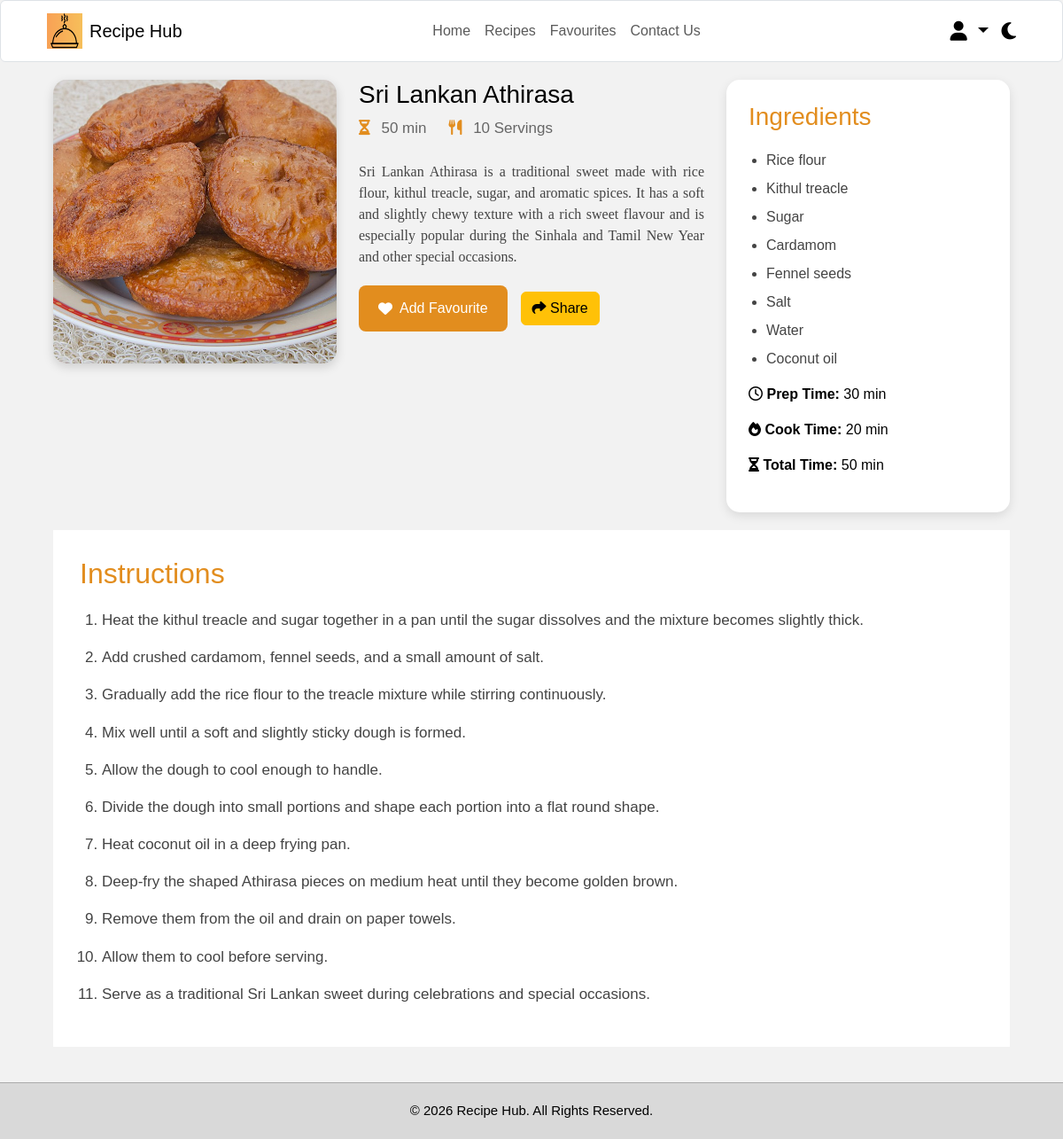
Page /recipe-details.php?recipe=athirasa (signed in) on the earlier database version.
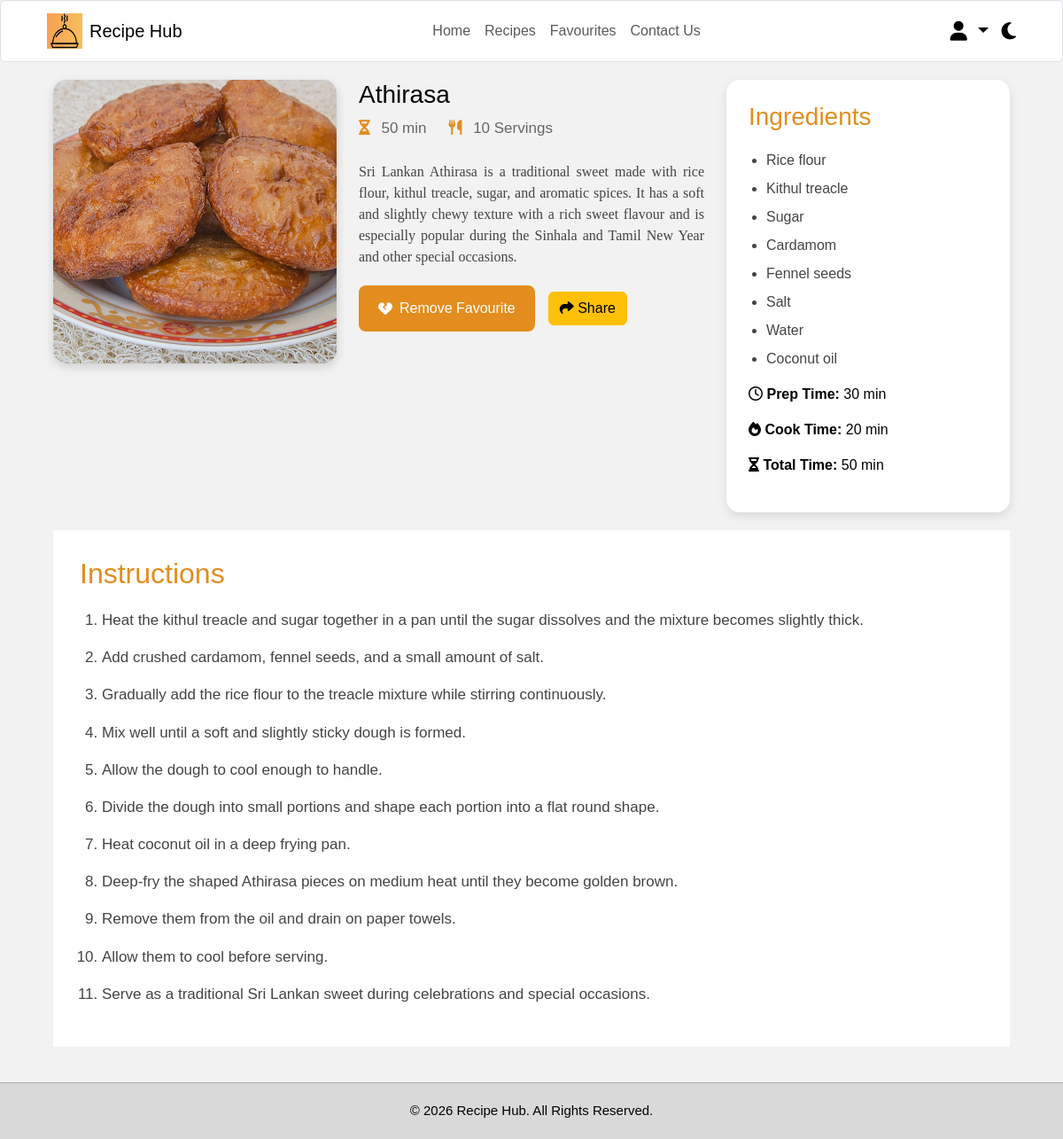
Same page on the later database version.
### tables this page shows
CREATE TABLE `recipes` (
  `id` int(11) NOT NULL,
  `recipe_key` varchar(100) DEFAULT NULL,
  `title` varchar(255) NOT NULL,
  `description` text DEFAULT NULL,
  `image` varchar(255) DEFAULT NULL,
  `ingredients` text NOT NULL,
  `instructions` text NOT NULL,
  `prep_time` varchar(50) DEFAULT NULL,
  `cook_time` varchar(50) DEFAULT NULL,
  `total_time` varchar(50) DEFAULT NULL,
  `servings` varchar(50) DEFAULT NULL,
  `user_id` int(11) DEFAULT NULL
);

### Recipe-Details.php (the view, shortened to what the changed rows need)
<?php
include "includes/db.php";
$recipeKey = isset($_GET["recipe"]) ? trim($_GET["recipe"]) : "";
$sql = "SELECT id, recipe_key, title, description, image,
               ingredients, instructions,
               prep_time, cook_time, total_time, servings
        FROM recipes
        WHERE recipe_key = ?";
$stmt = $conn->prepare($sql);
$stmt->execute([$recipeKey]);
$recipe = $stmt->fetch(PDO::FETCH_ASSOC);
$userId = $_SESSION["user_id"];
$sql = "SELECT id
        FROM favourites
        WHERE user_id = ?
        AND recipe_id = ?";
$stmt = $conn->prepare($sql);
$stmt->execute([
    $userId,
    $recipe["id"]
]);
$isFavourite = $stmt->fetch(PDO::FETCH_ASSOC);
?>
<!DOCTYPE html>
<html lang="en">
<head>
    <link
        rel="stylesheet"
        href="https://cdnjs.cloudflare.com/ajax/libs/font-awesome/6.5.0/css/all.min.css"
    >
    <link
        href="https://cdn.jsdelivr.net/npm/bootstrap@5.3.3/dist/css/bootstrap.min.css"
        rel="stylesheet"
    >
    <link rel="stylesheet" href="css/style.css">
</head>
<body>
<main>
    <section class="recipe-details">
        <div class="recipe-image">
            <img
                id="recipeImage"
                src="<?php echo htmlspecialchars($recipe["image"]); ?>"
                alt="<?php echo htmlspecialchars($recipe["title"]); ?>"
            >
        </div>
        <div class="recipe-content">
            <h3 id="recipeTitle">
                <?php echo htmlspecialchars($recipe["title"]); ?>
            </h3>
            <div class="recipe-meta">
                <span>
                    <i class="fa-solid fa-hourglass-half"></i>
                    <?php echo htmlspecialchars($recipe["total_time"]); ?>
                </span>
                <span>
                    <i class="fa-solid fa-utensils"></i>
                    <?php echo htmlspecialchars($recipe["servings"]); ?>
                </span>
            </div>
            <p id="recipeDescription">
                <?php echo htmlspecialchars($recipe["description"]); ?>
            </p>
            <div class="favourite-actions">
    <?php if ($isFavourite): ?>
        <form method="POST" action="Favourites.php">
            <button
                type="submit"
                class="fav-btn"
            >
                <i class="fa-solid fa-heart-crack"></i>
                Remove Favourite
            </button>
        </form>
    <?php else: ?>
        <form method="POST" action="Favourites.php">
            <button
                type="submit"
                class="fav-btn"
            >
                <i class="fa-solid fa-heart"></i>
                Add Favourite
            </button>
        </form>
    <?php endif; ?>
    <button
        id="shareRecipeBtn"
        class="btn btn-warning"
        type="button"
    >
    </button>
</div>
        </div>
        <aside class="ingredients-box">
            <h2>
                Ingredients
            </h2>
            <ul id="recipeIngredients">
            <?php
                $ingredients = preg_split('/\r\n|\r|\n|,/', $recipe["ingredients"]);
            foreach ($ingredients as $ingredient):
             $ingredient = trim($ingredient);
             if ($ingredient !== ""):
                ?>
        <li>
            <?php echo htmlspecialchars($ingredient); ?>
        </li>
    <?php
        endif;
    endforeach;
    ?>
</ul>
            <div class="recipe-info">
                <p>
                    <i class="fa-regular fa-clock"></i>
                    <strong>Prep Time:</strong>
                    <?php echo htmlspecialchars($recipe["prep_time"]); ?>
                </p>
                <p>
                    <i class="fa-solid fa-fire"></i>
                    <strong>Cook Time:</strong>
                    <?php echo htmlspecialchars($recipe["cook_time"]); ?>
                </p>
                <p>
                    <i class="fa-solid fa-hourglass-half"></i>
                    <strong>Total Time:</strong>
                    <?php echo htmlspecialchars($recipe["total_time"]); ?>
                </p>
            </div>
        </aside>
    </section>
    <section class="instructions">
        <h2>
            Instructions
        </h2>
        <ol id="recipeInstructions">
    <?php
    $instructions = preg_split(
        '/\r\n|\r|\n/',
        $recipe["instructions"]
    );
    foreach ($instructions as $instruction):
        $instruction = trim($instruction);
        if ($instruction !== ""):
    ?>
        <li>
            <?php echo htmlspecialchars($instruction); ?>
        </li>
    <?php
        endif;
    endforeach;
    ?>
</ol>
    </section>
</main>
</body>
</html>

Differences in the rows shown:
changed recipes "50 min": title "Sri Lankan Athirasa" → "Athirasa"
Other differences:
text no longer shown: "Add Favourite"
text now shown: "Remove Favourite"
